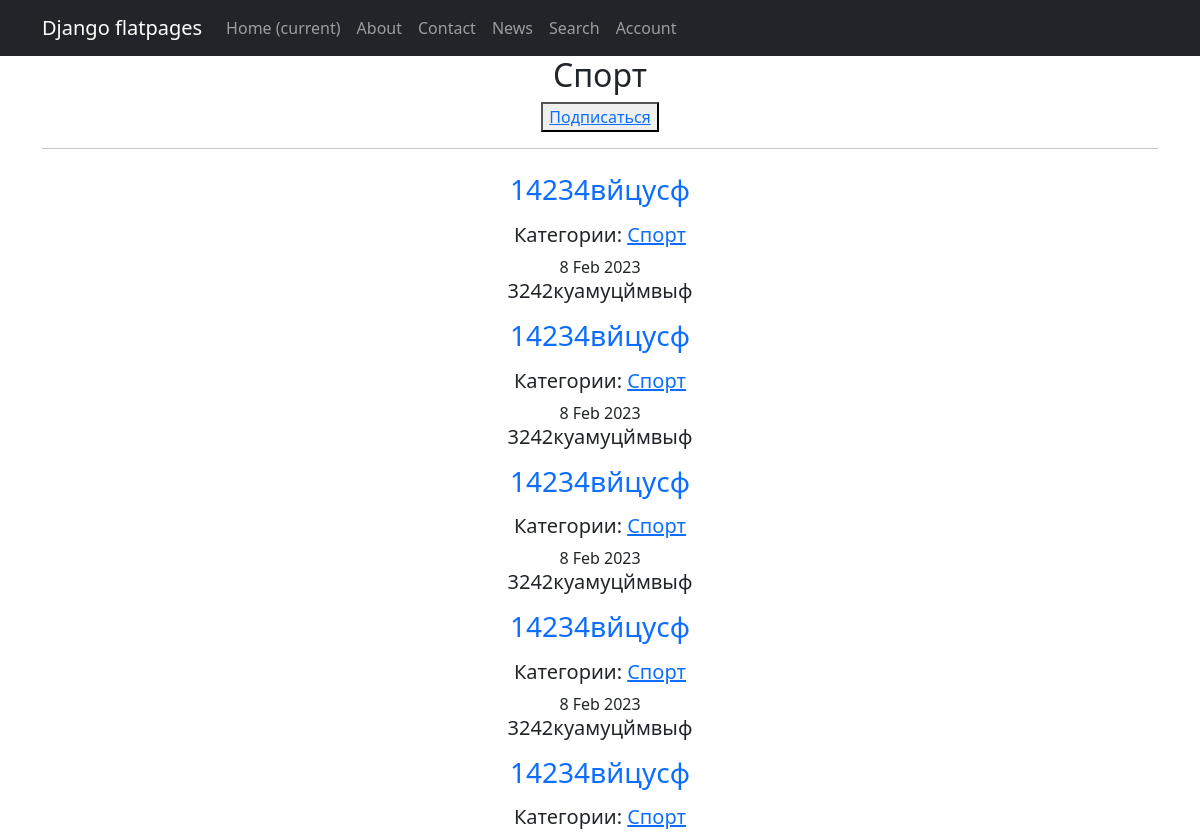
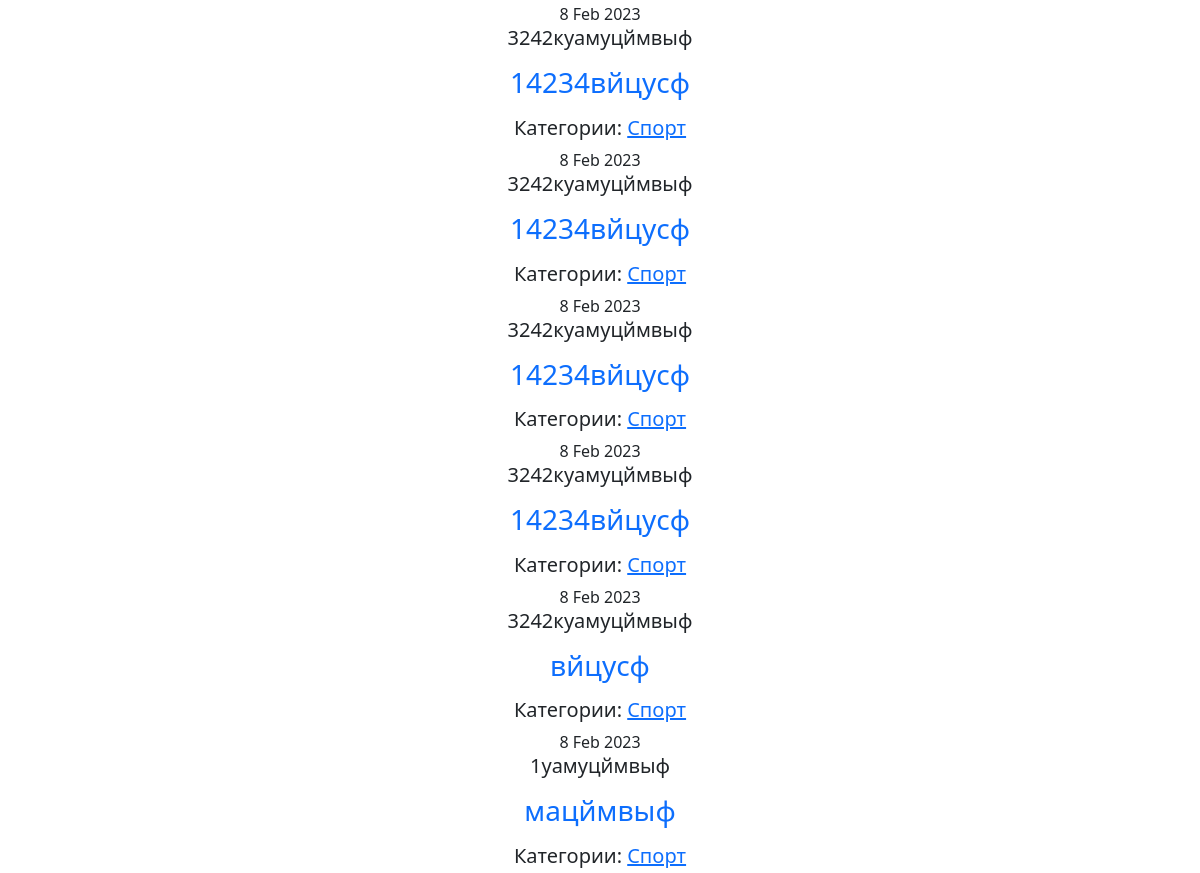
/categories/2 (upper part), run on an earlier commit of the app's database (2 pictures, top to bottom).
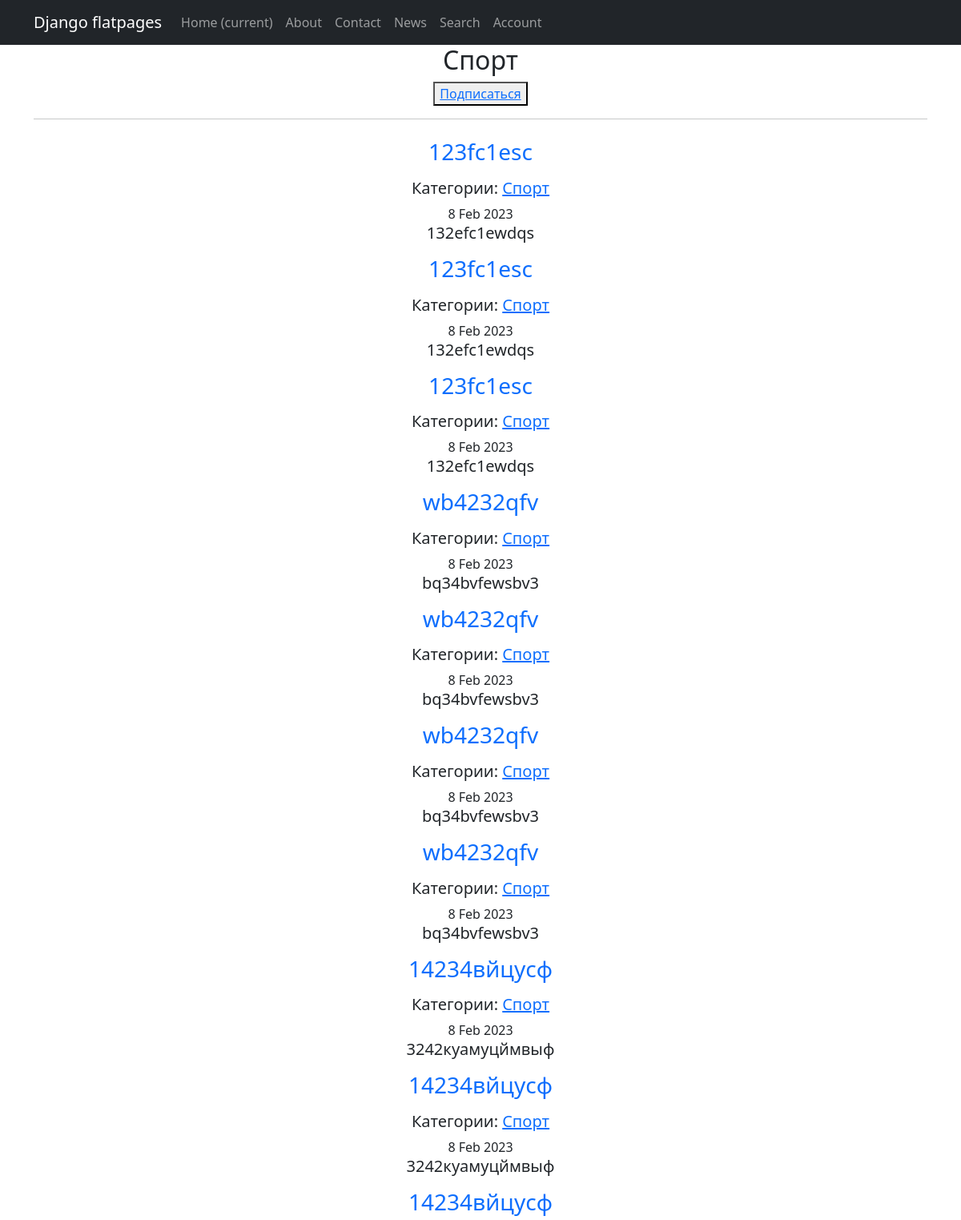
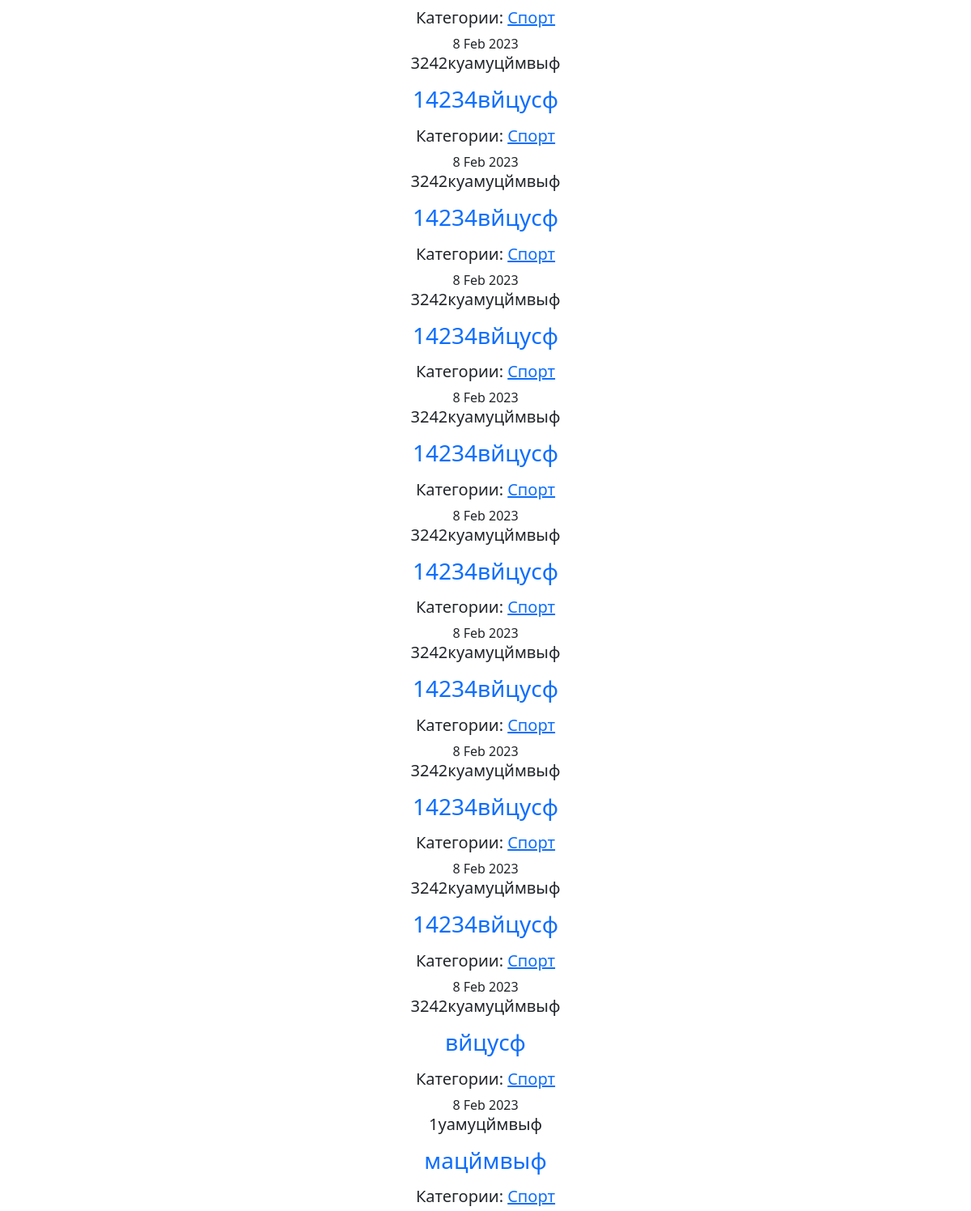
And on a later commit of the database (2 pictures, top to bottom).
### news/models.py (models this page shows, shortened)
class Post(models.Model):
    author = models.ForeignKey(Author, on_delete=models.CASCADE)
    type = models.CharField(max_length=10, choices=TYPES, default='article')
    time_in = models.DateTimeField(auto_now_add=True)
    category = models.ManyToManyField(Category, through='PostCategory')
    title = models.CharField(max_length=255)
    text = models.TextField()
    rating = models.IntegerField(default=0)

class Category(models.Model):
    name = models.CharField(max_length=127, unique=True)
    subscribers = models.ManyToManyField(User, blank=True, null=True, related_name='categories')
    def __str__(self):
        return f'{self.name}'

### news/views.py (the view)
# urls.py: path('categories/<int:pk>', CategoryList.as_view(), name='category_list'),
class CategoryList(ListView):
    model = Post
    template_name = 'category.html'
    ordering = '-time_in'
    context_object_name = 'categories'
    def get_queryset(self):
        self.category = get_object_or_404(Category, id=self.kwargs['pk'])
        queryset = Post.objects.filter(category=self.category).order_by('-time_in')
        return queryset
    def get_context_data(self, **kwargs):
        context = super().get_context_data(**kwargs)
        context['is_not_subscriber'] = self.request.user not in self.category.subscribers.all()
        context['category'] = self.category
        return context

### news/templatetags/custom_filters.py (called while the page is built)
@register.filter()
def censor(text):
    non_cens = ['редиска', 'овечкин', 'новость', 'это', 'что', 'год']
    try:
        if not isinstance(text, str):
            raise CensorException('Error')
        for word in non_cens:
            text = re.sub(word, word[0] + '*' * (len(word) - 1), text)
            title_word = word.title()
            text = re.sub(title_word, title_word[0] + '*' * (len(word) - 1), text)
        return text
    except CensorException as e:
        print(e)

### templates/category.html (shortened to what this page needs)
{% extends 'flatpages/default.html' %}
{% load custom_filters %}
{% block content %}
    <h2>{{category}}</h2>
    {% if is_not_subscriber %}
        <button><a href="{% url 'subscribe' category.id %}">Подписаться</a></button>
    {% endif %}
    <hr>
    {% if categories %}
        {% for new in categories %}
            <a class="nav-link" href="/news/{{new.id}}"><h3>{{ new.title|censor }}</h3></a>
            {% if new.category.all %}
                <h5>Категории:
                    {% for category in new.category.all %}
                        <a href="{% url 'category_list' category.id %}">{{category}}</a>
                    {% endfor %}
                </h5>
            {% endif %}
            <time>{{ new.time_in|date:'j M Y' }}</time>
            <h5>{{ new.text|censor|truncatechars:20 }}</h5>
        {% endfor %}
    {% else %}
        <h4>Новостей нет!</h4>
    {% endif %}
{% endblock%}

What changed in the data, as far as the page shows it:
added Post: title|censor "123fc1esc", time_in "8 Feb 2023", text|censor "132efc1ewdqs", Category (name "Спорт")
added Post: title|censor "123fc1esc", time_in "8 Feb 2023", text|censor "132efc1ewdqs", Category (name "Спорт")
added Post: title|censor "123fc1esc", time_in "8 Feb 2023", text|censor "132efc1ewdqs", Category (name "Спорт")
added Post: title|censor "wb4232qfv", time_in "8 Feb 2023", text|censor "bq34bvfewsbv3", Category (name "Спорт")
added Post: title|censor "wb4232qfv", time_in "8 Feb 2023", text|censor "bq34bvfewsbv3", Category (name "Спорт")
added Post: title|censor "wb4232qfv", time_in "8 Feb 2023", text|censor "bq34bvfewsbv3", Category (name "Спорт")
added Post: title|censor "wb4232qfv", time_in "8 Feb 2023", text|censor "bq34bvfewsbv3", Category (name "Спорт")
added Post: title|censor "14234вйцусф", time_in "8 Feb 2023", text|censor "3242куамуцймвыф", Category (name "Спорт")
added Post: title|censor "14234вйцусф", time_in "8 Feb 2023", text|censor "3242куамуцймвыф", Category (name "Спорт")
